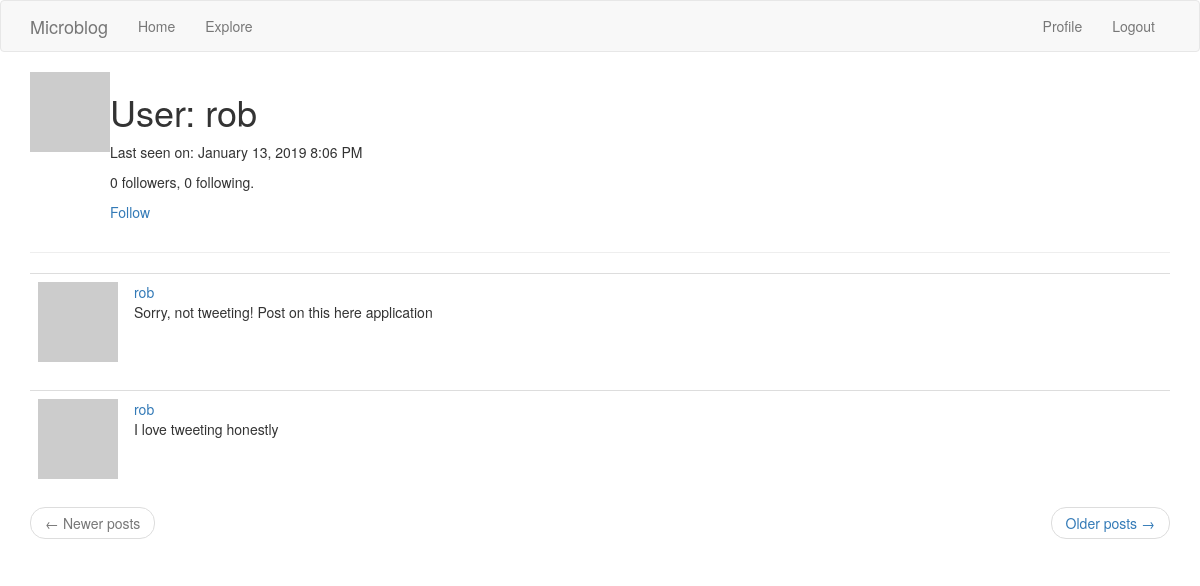
The page /user/rob (signed in) on the database its author committed.
### app/models.py (models this page shows, shortened)
class User(UserMixin, db.Model):
  id = db.Column(db.Integer, primary_key=True)
  username = db.Column(db.String(64), index=True, unique=True)
  email = db.Column(db.String(120), index=True, unique=True)
  password_hash = db.Column(db.String(128))
  posts = db.relationship('Post', backref='author', lazy='dynamic')
  about_me = db.Column(db.String(140))
  last_seen = db.Column(db.DateTime, default=datetime.utcnow)
  followed = db.relationship(
      'User', secondary=followers,
      primaryjoin=(followers.c.follower_id == id),
      secondaryjoin=(followers.c.followed_id ==id),
      backref=db.backref('followers', lazy='dynamic'), lazy='dynamic')
  def avatar(self, size=128):
    digest = md5(self.email.lower().encode('utf-8')).hexdigest()
    return 'https://www.gravatar.com/avatar/{}?d=identicon&s={}'.format(digest, size)
  def is_following(self, user):
    return self.followed.filter(
        followers.c.followed_id == user.id).count() > 0

class Post(db.Model):
  id = db.Column(db.Integer, primary_key=True)
  body = db.Column(db.String(140))
  timestamp = db.Column(db.DateTime, index=True, default=datetime.utcnow)
  user_id = db.Column(db.Integer, db.ForeignKey('user.id'))

### app/routes.py (the view)
@app.route('/user/<username>')
@login_required
def user(username):
  user = User.query.filter_by(username=username).first_or_404()
  page = request.args.get('page', 1, type=int)
  posts = user.posts.order_by(Post.timestamp.desc()).paginate(
      page, app.config['POSTS_PER_PAGE'], False)
  next_url = url_for('user', username=user.username, page=posts.next_num) \
        if posts.has_next else None
  prev_url = url_for('user', username=user.username, page=posts.prev_num) \
        if posts.has_prev else None
  return render_template('user.html', user=user, posts=posts.items,
                            next_url=next_url, prev_url=prev_url)

### app/models.py (called while the page is built)
@login.user_loader
def load_user(id):
  return User.query.get(int(id))

### app/routes.py (called while the page is built)
@app.before_request
def before_request():
  if current_user.is_authenticated:
    current_user.last_seen = datetime.utcnow()
    db.session.commit()

### app/templates/user.html (shortened to what this page needs)
{% extends "base.html" %}
{% block app_content %}
	<table>
		<tr valign="top">
		<td><img src="{{ user.avatar(128) }}"></td>
    	<td>
            <h1>User: {{ user.username }}</h1>
            {% if user.last_seen %}
            <p>Last seen on: {{ moment(user.last_seen).format('LLL') }}</p>
            {% endif %}
            <p>{{ user.followers.count() }} followers, {{ user.followed.count() }} following.</p>
            {% if user == current_user %}
            <p><a href="{{ url_for('edit_profile') }}">Edit your profile</a></p>
            {% elif not current_user.is_following(user) %}
            <p><a href="{{ url_for('follow', username=user.username) }}">Follow</a></p>
            {% else %}
            <p><a href="{{ url_for('unfollow', username=user.username) }}">Unfollow</a></p>
            {% endif %}
	    </tr>
	</table>
    <hr>
    {% for post in posts %}
    	{% include '_post.html' %}
    {% endfor %}
    <nav aria-label="...">
        <ul class="pager">
            <li class="previous{% if not prev_url %} disabled{% endif %}">
                <a href="{{ prev_url or '#' }}">
                    <span aria-hidden="true">&larr;</span> Newer posts
                </a>
            </li>
            <li class="next{% if not next_url %} disabled{% endif %}">
                <a href="{{ next_url or '#' }}">
                    Older posts <span aria-hidden="true">&rarr;</span>
                </a>
            </li>
        </ul>
    </nav>
{% endblock %}

### app/templates/_post.html
<table class="table table-hover">
    <tr>
        <td width="70px">
            <a href="{{ url_for('user', username=post.author.username) }}">
                <img src="{{ post.author.avatar(70) }}" />
            </a>
        </td>
        <td>
            <a href="{{ url_for('user', username=post.author.username) }}">
                {{ post.author.username }}
            </a>
            <br>
            {{ post.body }}
        </td>
    </tr>
</table>

### rows shown on the page
User: username "rob", last_seen "January 13, 2019 8:06 PM"
Post: author.username "rob", body "Sorry, not tweeting! Post on this here application"
Post: author.username "rob", body "I love tweeting honestly"

### other values the page prints
{{ user.followers.count() }} "0"
{{ user.followed.count() }} "0"
